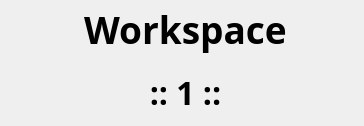
<?xml version="1.0" encoding="UTF-8"?>
<ui version="4.0">
 <class>MainWindow</class>
 <widget class="QMainWindow" name="MainWindow">
  <property name="geometry">
   <rect>
    <x>0</x>
    <y>0</y>
    <width>364</width>
    <height>126</height>
   </rect>
  </property>
  <property name="windowTitle">
   <string>MainWindow</string>
  </property>
  <widget class="QWidget" name="centralwidget">
   <widget class="QWidget" name="verticalLayoutWidget">
    <property name="geometry">
     <rect>
      <x>10</x>
      <y>0</y>
      <width>351</width>
      <height>121</height>
     </rect>
    </property>
    <layout class="QVBoxLayout" name="verticalLayout">
     <item>
      <widget class="QLabel" name="fixedLabel">
       <property name="font">
        <font>
         <family>Hack Nerd Font Propo</family>
         <pointsize>28</pointsize>
         <bold>true</bold>
        </font>
       </property>
       <property name="text">
        <string>Workspace</string>
       </property>
       <property name="alignment">
        <set>Qt::AlignmentFlag::AlignCenter</set>
       </property>
      </widget>
     </item>
     <item>
      <widget class="QLabel" name="workspaceLabel">
       <property name="font">
        <font>
         <family>Hack Nerd Font Propo</family>
         <pointsize>24</pointsize>
         <bold>true</bold>
        </font>
       </property>
       <property name="text">
        <string>:: 1 ::</string>
       </property>
       <property name="alignment">
        <set>Qt::AlignmentFlag::AlignCenter</set>
       </property>
      </widget>
     </item>
    </layout>
   </widget>
  </widget>
 </widget>
 <resources/>
 <connections/>
</ui>
